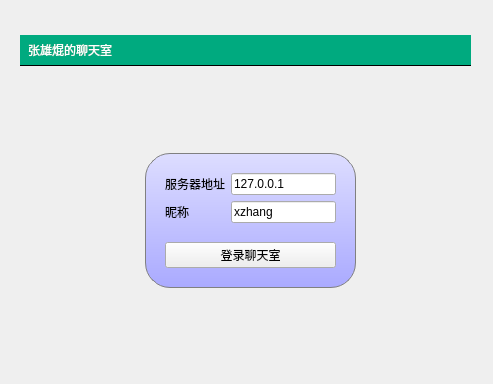
<?xml version="1.0" encoding="UTF-8"?>
<ui version="4.0">
 <class>MainWindow</class>
 <widget class="QMainWindow" name="MainWindow">
  <property name="geometry">
   <rect>
    <x>0</x>
    <y>0</y>
    <width>493</width>
    <height>384</height>
   </rect>
  </property>
  <property name="windowTitle">
   <string>聊天室客户端</string>
  </property>
  <property name="styleSheet">
   <string notr="true">#titleLabel {
    background:white;
    border:none;
    border-bottom:1px solid black;
    padding:5px;
    font:15pt &quot;黑体&quot;;
    color:rgba(255,255,255);
    background-color:rgba(0,170,127,255);
}

#mainFrame {
    border:none;
    background:white;
}

#loginFrame {
    background:qlineargradient(x1:0,y1:0,x2:0,y2:1,stop:0 #ddf,stop:1 #aaf);
    border:1px solid gray;
    padding:10px;
    border-radius:25px;
    font:24pt &quot;黑体&quot;;
}</string>
  </property>
  <widget class="QWidget" name="centralwidget">
   <widget class="QLabel" name="titleLabel">
    <property name="geometry">
     <rect>
      <x>20</x>
      <y>35</y>
      <width>451</width>
      <height>31</height>
     </rect>
    </property>
    <property name="text">
     <string>张雄焜的聊天室</string>
    </property>
   </widget>
   <widget class="QStackedWidget" name="stackedWidget">
    <property name="geometry">
     <rect>
      <x>20</x>
      <y>70</y>
      <width>461</width>
      <height>301</height>
     </rect>
    </property>
    <property name="currentIndex">
     <number>1</number>
    </property>
    <widget class="QWidget" name="chatPage">
     <layout class="QVBoxLayout" name="verticalLayout_2">
      <item>
       <layout class="QHBoxLayout" name="horizontalLayout">
        <item>
         <widget class="QTextEdit" name="roomTextEdit"/>
        </item>
        <item>
         <widget class="QListWidget" name="userListWidget">
          <property name="maximumSize">
           <size>
            <width>120</width>
            <height>16777215</height>
           </size>
          </property>
         </widget>
        </item>
       </layout>
      </item>
      <item>
       <layout class="QHBoxLayout" name="horizontalLayout_2">
        <item>
         <widget class="QLineEdit" name="sayLineEdit"/>
        </item>
        <item>
         <widget class="QPushButton" name="sayButton">
          <property name="text">
           <string>发送</string>
          </property>
         </widget>
        </item>
        <item>
         <widget class="QPushButton" name="logoutButton">
          <property name="text">
           <string>退出</string>
          </property>
         </widget>
        </item>
       </layout>
      </item>
     </layout>
    </widget>
    <widget class="QWidget" name="loginPage">
     <layout class="QGridLayout" name="gridLayout_2">
      <item row="0" column="1">
       <spacer name="verticalSpacer_2">
        <property name="orientation">
         <enum>Qt::Orientation::Vertical</enum>
        </property>
        <property name="sizeHint" stdset="0">
         <size>
          <width>20</width>
          <height>79</height>
         </size>
        </property>
       </spacer>
      </item>
      <item row="1" column="0">
       <spacer name="horizontalSpacer">
        <property name="orientation">
         <enum>Qt::Orientation::Horizontal</enum>
        </property>
        <property name="sizeHint" stdset="0">
         <size>
          <width>118</width>
          <height>20</height>
         </size>
        </property>
       </spacer>
      </item>
      <item row="1" column="1">
       <widget class="QFrame" name="loginFrame">
        <property name="frameShape">
         <enum>QFrame::Shape::StyledPanel</enum>
        </property>
        <property name="frameShadow">
         <enum>QFrame::Shadow::Raised</enum>
        </property>
        <layout class="QVBoxLayout" name="verticalLayout">
         <item>
          <layout class="QGridLayout" name="gridLayout">
           <item row="0" column="0">
            <widget class="QLabel" name="label_2">
             <property name="text">
              <string>服务器地址</string>
             </property>
            </widget>
           </item>
           <item row="0" column="1">
            <widget class="QLineEdit" name="serverEdit">
             <property name="text">
              <string>127.0.0.1</string>
             </property>
            </widget>
           </item>
           <item row="1" column="0">
            <widget class="QLabel" name="label_3">
             <property name="text">
              <string>昵称</string>
             </property>
            </widget>
           </item>
           <item row="1" column="1">
            <widget class="QLineEdit" name="usernameEdit">
             <property name="text">
              <string>xzhang</string>
             </property>
            </widget>
           </item>
          </layout>
         </item>
         <item>
          <spacer name="verticalSpacer">
           <property name="orientation">
            <enum>Qt::Orientation::Vertical</enum>
           </property>
           <property name="sizeType">
            <enum>QSizePolicy::Policy::Fixed</enum>
           </property>
           <property name="sizeHint" stdset="0">
            <size>
             <width>20</width>
             <height>13</height>
            </size>
           </property>
          </spacer>
         </item>
         <item>
          <widget class="QPushButton" name="loginButton">
           <property name="text">
            <string>登录聊天室</string>
           </property>
          </widget>
         </item>
        </layout>
       </widget>
      </item>
      <item row="1" column="2">
       <spacer name="horizontalSpacer_2">
        <property name="orientation">
         <enum>Qt::Orientation::Horizontal</enum>
        </property>
        <property name="sizeHint" stdset="0">
         <size>
          <width>118</width>
          <height>20</height>
         </size>
        </property>
       </spacer>
      </item>
      <item row="2" column="1">
       <spacer name="verticalSpacer_3">
        <property name="orientation">
         <enum>Qt::Orientation::Vertical</enum>
        </property>
        <property name="sizeHint" stdset="0">
         <size>
          <width>20</width>
          <height>79</height>
         </size>
        </property>
       </spacer>
      </item>
     </layout>
    </widget>
   </widget>
  </widget>
 </widget>
 <resources/>
 <connections/>
</ui>
